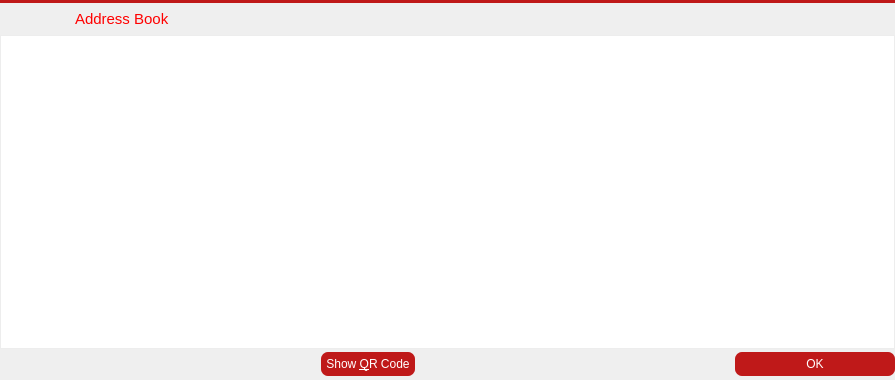
<?xml version="1.0" encoding="UTF-8"?>
<ui version="4.0">
 <class>AddressBookPage</class>
 <widget class="QWidget" name="AddressBookPage">
  <property name="geometry">
   <rect>
    <x>0</x>
    <y>0</y>
    <width>895</width>
    <height>380</height>
   </rect>
  </property>
  <property name="maximumSize">
   <size>
    <width>16777215</width>
    <height>390</height>
   </size>
  </property>
  <property name="windowTitle">
   <string>Address Book</string>
  </property>
  <layout class="QVBoxLayout" name="verticalLayout">
   <property name="spacing">
    <number>0</number>
   </property>
   <property name="margin">
    <number>0</number>
   </property>
   <item>
    <widget class="Line" name="line_6">
     <property name="styleSheet">
      <string notr="true">background-color: rgb(191,25,25);</string>
     </property>
     <property name="frameShadow">
      <enum>QFrame::Raised</enum>
     </property>
     <property name="lineWidth">
      <number>0</number>
     </property>
     <property name="orientation">
      <enum>Qt::Horizontal</enum>
     </property>
    </widget>
   </item>
   <item>
    <widget class="QWidget" name="wAddressBookHeader" native="true">
     <property name="minimumSize">
      <size>
       <width>0</width>
       <height>32</height>
      </size>
     </property>
     <property name="maximumSize">
      <size>
       <width>16777215</width>
       <height>32</height>
      </size>
     </property>
     <property name="is_header" stdset="0">
      <bool>true</bool>
     </property>
     <layout class="QHBoxLayout" name="horizontalLayout_13">
      <property name="margin">
       <number>0</number>
      </property>
      <item>
       <spacer name="horizontalSpacer_17">
        <property name="orientation">
         <enum>Qt::Horizontal</enum>
        </property>
        <property name="sizeType">
         <enum>QSizePolicy::Fixed</enum>
        </property>
        <property name="sizeHint" stdset="0">
         <size>
          <width>3</width>
          <height>20</height>
         </size>
        </property>
       </spacer>
      </item>
      <item>
       <widget class="QLabel" name="label_25">
        <property name="sizePolicy">
         <sizepolicy hsizetype="Preferred" vsizetype="Preferred">
          <horstretch>0</horstretch>
          <verstretch>0</verstretch>
         </sizepolicy>
        </property>
        <property name="minimumSize">
         <size>
          <width>30</width>
          <height>30</height>
         </size>
        </property>
        <property name="maximumSize">
         <size>
          <width>30</width>
          <height>30</height>
         </size>
        </property>
        <property name="text">
         <string/>
        </property>
        <property name="pixmap">
         <pixmap resource="../res.qrc">:/res/address_book.png</pixmap>
        </property>
       </widget>
      </item>
      <item>
       <widget class="QLabel" name="label_25_1">
        <property name="sizePolicy">
         <sizepolicy hsizetype="Preferred" vsizetype="Preferred">
          <horstretch>0</horstretch>
          <verstretch>0</verstretch>
         </sizepolicy>
        </property>
        <property name="minimumSize">
         <size>
          <width>30</width>
          <height>30</height>
         </size>
        </property>
        <property name="maximumSize">
         <size>
          <width>30</width>
          <height>30</height>
         </size>
        </property>
        <property name="text">
         <string/>
        </property>
        <property name="pixmap">
         <pixmap resource="../res.qrc">:/res/download.png</pixmap>
        </property>
       </widget>
      </item>
      <item>
       <widget class="QLabel" name="label_27">
        <property name="font">
         <font>
          <pointsize>11</pointsize>
          <stylestrategy>PreferAntialias</stylestrategy>
         </font>
        </property>
        <property name="styleSheet">
         <string notr="true">QLabel {
	color: #ff0000;
}</string>
        </property>
        <property name="text">
         <string>Address Book</string>
        </property>
       </widget>
      </item>
      <item>
       <widget class="QPushButton" name="bClose">
        <property name="minimumSize">
         <size>
          <width>30</width>
          <height>30</height>
         </size>
        </property>
        <property name="maximumSize">
         <size>
          <width>30</width>
          <height>30</height>
         </size>
        </property>
        <property name="styleSheet">
         <string notr="true">QPushButton {	
	image: url(:/res/close_normal.png);
	border: 0px solid gray;
}
QPushButton:pressed:flat {
	image: url(:/res/close_normal.png);
}

QPushButton:hover {
	image: url(:/res/close_hover.png);
}</string>
        </property>
        <property name="text">
         <string notr="true"/>
        </property>
        <property name="flat">
         <bool>true</bool>
        </property>
       </widget>
      </item>
     </layout>
    </widget>
   </item>
   <item>
    <widget class="QTableView" name="tableView">
     <property name="contextMenuPolicy">
      <enum>Qt::CustomContextMenu</enum>
     </property>
     <property name="toolTip">
      <string>Double-click to edit address or label</string>
     </property>
     <property name="styleSheet">
      <string notr="true"> QScrollBar:vertical {
     border: 0px solid grey;
     background: white;
     width: 9px;
     margin: 0px 0px 0 0px;
 }
 QScrollBar::handle:vertical {
     background: rgb(191,25,25);
     min-width: 20px;
 }

QHeaderView {
	background-color: #0033CC;
	font-size: 10;
	text-align:left;
}
QHeaderView::section {
    background-color: rgb(51,51,51);
    color: white;
    padding-left: 5px;
    border: 0px solid #6c6c6c;
	text-align:left;
}

/* style the sort indicator */
QHeaderView::down-arrow {
    image: url(down_arrow.png);
}

QHeaderView::up-arrow {
    image: url(up_arrow.png);
}

QTableView {
	border: 1px solid #ededed;
	selection-background-color: #FF6633;
	selection-color:white;
}</string>
     </property>
     <property name="frameShape">
      <enum>QFrame::NoFrame</enum>
     </property>
     <property name="horizontalScrollBarPolicy">
      <enum>Qt::ScrollBarAlwaysOff</enum>
     </property>
     <property name="editTriggers">
      <set>QAbstractItemView::AnyKeyPressed|QAbstractItemView::DoubleClicked|QAbstractItemView::EditKeyPressed</set>
     </property>
     <property name="tabKeyNavigation">
      <bool>false</bool>
     </property>
     <property name="alternatingRowColors">
      <bool>true</bool>
     </property>
     <property name="selectionMode">
      <enum>QAbstractItemView::SingleSelection</enum>
     </property>
     <property name="selectionBehavior">
      <enum>QAbstractItemView::SelectRows</enum>
     </property>
     <property name="showGrid">
      <bool>false</bool>
     </property>
     <attribute name="verticalHeaderVisible">
      <bool>false</bool>
     </attribute>
     <attribute name="verticalHeaderDefaultSectionSize">
      <number>20</number>
     </attribute>
     <attribute name="verticalHeaderMinimumSectionSize">
      <number>20</number>
     </attribute>
    </widget>
   </item>
   <item>
    <layout class="QHBoxLayout" name="horizontalLayout_14">
     <item>
      <spacer name="horizontalSpacer_18">
       <property name="orientation">
        <enum>Qt::Horizontal</enum>
       </property>
       <property name="sizeHint" stdset="0">
        <size>
         <width>40</width>
         <height>20</height>
        </size>
       </property>
      </spacer>
     </item>
     <item>
      <widget class="QPushButton" name="newAddressButton">
       <property name="minimumSize">
        <size>
         <width>31</width>
         <height>31</height>
        </size>
       </property>
       <property name="maximumSize">
        <size>
         <width>31</width>
         <height>31</height>
        </size>
       </property>
       <property name="styleSheet">
        <string notr="true">QPushButton {
	border: 0px solid gray;
	image: url(:/res/add_contact/normal.png);
}

QPushButton:pressed:flat {
	image: url(:/res/add_contact/pressed.png);
}

QPushButton:hover {
	image: url(:/res/add_contact/hover.png);
}

QPushButton:!enabled {
	image: url(:/res/add_contact/disabled.png);
}</string>
       </property>
       <property name="text">
        <string/>
       </property>
       <property name="flat">
        <bool>true</bool>
       </property>
      </widget>
     </item>
     <item>
      <widget class="QPushButton" name="copyToClipboard">
       <property name="minimumSize">
        <size>
         <width>31</width>
         <height>31</height>
        </size>
       </property>
       <property name="maximumSize">
        <size>
         <width>31</width>
         <height>31</height>
        </size>
       </property>
       <property name="styleSheet">
        <string notr="true">QPushButton {
	border: 0px solid gray;
	image: url(:/res/duplicate_contact/normal.png);
}

QPushButton:pressed:flat {
	image: url(:/res/duplicate_contact/click.png);
}

QPushButton:hover {
	image: url(:/res/duplicate_contact/hover.png);
}

QPushButton:!enabled {
	image: url(:/res/duplicate_contact/disabled.png);
}</string>
       </property>
       <property name="text">
        <string/>
       </property>
       <property name="flat">
        <bool>true</bool>
       </property>
      </widget>
     </item>
     <item>
      <widget class="QPushButton" name="editButton">
       <property name="minimumSize">
        <size>
         <width>31</width>
         <height>31</height>
        </size>
       </property>
       <property name="maximumSize">
        <size>
         <width>31</width>
         <height>31</height>
        </size>
       </property>
       <property name="styleSheet">
        <string notr="true">QPushButton {
	border: 0px solid gray;
	image: url(:/res/edit_contact/edit_contact_normal.png);
}

QPushButton:pressed:flat {
	image: url(:/res/edit_contact/edit_contact_pressed.png);
}

QPushButton:hover {
	image: url(:/res/edit_contact/edit_contact_hover.png);
}

QPushButton:!enabled {
	image: url(:/res/edit_contact/edit_contact_disabled.png);
}</string>
       </property>
       <property name="text">
        <string/>
       </property>
       <property name="flat">
        <bool>true</bool>
       </property>
      </widget>
     </item>
     <item>
      <widget class="QPushButton" name="showQRCode">
       <property name="styleSheet">
        <string notr="true">QPushButton {
 color: white;
 background-color: #BF1919;
 border-width: 0px;
 border-color: #339;
 border-style: solid;
 border-radius: 7;
 padding: 3px;
 font-size: 12px;
 padding-left: 5px;
 padding-right: 5px;
 min-width: 80px;
 max-width:150px;
 min-height: 18px;
 max-height: 18px;
}

QPushButton:!enabled {
	background-color: #769597;
}

QPushButton:hover {
	background-color: #990000;
}

QPushButton:pressed:flat {
	background-color: #00a99d;
}</string>
       </property>
       <property name="text">
        <string>Show &amp;QR Code</string>
       </property>
       <property name="icon">
        <iconset resource="../bitcoin.qrc">
         <normaloff>:/icons/qrcode</normaloff>:/icons/qrcode</iconset>
       </property>
      </widget>
     </item>
     <item>
      <widget class="QPushButton" name="signMessage">
       <property name="enabled">
        <bool>true</bool>
       </property>
       <property name="minimumSize">
        <size>
         <width>31</width>
         <height>31</height>
        </size>
       </property>
       <property name="maximumSize">
        <size>
         <width>31</width>
         <height>31</height>
        </size>
       </property>
       <property name="styleSheet">
        <string notr="true">QPushButton {
	border: 0px solid gray;
	image: url(:/res/sign/normal.png);
}

QPushButton:pressed:flat {
	image: url(:/res/sign/pressed.png);
}

QPushButton:hover {
	image: url(:/res/sign/hover.png);
}

QPushButton:!enabled {
	image: url(:/res/sign/disabled.png);
}</string>
       </property>
       <property name="text">
        <string/>
       </property>
       <property name="flat">
        <bool>true</bool>
       </property>
      </widget>
     </item>
     <item>
      <widget class="QPushButton" name="verifyMessage">
       <property name="enabled">
        <bool>true</bool>
       </property>
       <property name="minimumSize">
        <size>
         <width>31</width>
         <height>31</height>
        </size>
       </property>
       <property name="maximumSize">
        <size>
         <width>31</width>
         <height>31</height>
        </size>
       </property>
       <property name="styleSheet">
        <string notr="true">QPushButton {
	border: 0px solid gray;
	image: url(:/res/verify/verify_normal.png);
}

QPushButton:pressed:flat {
	image: url(:/res/verify/verify_pressed.png);
}

QPushButton:hover {
	image: url(:/res/verify/verify_hover.png);
}

QPushButton:!enabled {
	image: url(:/res/verify/verify_disabled.png);
}</string>
       </property>
       <property name="text">
        <string/>
       </property>
       <property name="flat">
        <bool>true</bool>
       </property>
      </widget>
     </item>
     <item>
      <widget class="QPushButton" name="deleteButton">
       <property name="minimumSize">
        <size>
         <width>31</width>
         <height>31</height>
        </size>
       </property>
       <property name="maximumSize">
        <size>
         <width>31</width>
         <height>31</height>
        </size>
       </property>
       <property name="styleSheet">
        <string notr="true">QPushButton {
	border: 0px solid gray;
	image: url(:/res/del_contact/delete_contact_normal.png);
}

QPushButton:pressed:flat {
	image: url(:/res/del_contact/delete_contact_pressed.png);
}

QPushButton:hover {
	image: url(:/res/del_contact/delete_contact_hover.png);
}

QPushButton:!enabled {
	image: url(:/res/del_contact/delete_contact_disabled.png);
}</string>
       </property>
       <property name="text">
        <string/>
       </property>
       <property name="flat">
        <bool>true</bool>
       </property>
      </widget>
     </item>
     <item>
      <spacer name="horizontalSpacer_19">
       <property name="orientation">
        <enum>Qt::Horizontal</enum>
       </property>
       <property name="sizeHint" stdset="0">
        <size>
         <width>40</width>
         <height>20</height>
        </size>
       </property>
      </spacer>
     </item>
     <item>
      <widget class="QDialogButtonBox" name="buttonBox">
       <property name="sizePolicy">
        <sizepolicy hsizetype="Maximum" vsizetype="Fixed">
         <horstretch>0</horstretch>
         <verstretch>0</verstretch>
        </sizepolicy>
       </property>
       <property name="styleSheet">
        <string notr="true">QPushButton {
 color: white;
 background-color: #BF1919;
 border-width: 0px;
 border-color: #339;
 border-style: solid;
 border-radius: 7;
 padding: 3px;
 font-size: 12px;
 padding-left: 5px;
 padding-right: 5px;
 min-width: 150px;
 max-width:150px;
 min-height: 18px;
 max-height: 18px;
}

QPushButton:!enabled {
	background-color: #769597;
}

QPushButton:hover {
	background-color: #990000;
}

QPushButton:pressed:flat {
	background-color: #00a99d;
}</string>
       </property>
       <property name="standardButtons">
        <set>QDialogButtonBox::Ok</set>
       </property>
      </widget>
     </item>
    </layout>
   </item>
  </layout>
 </widget>
 <resources>
  <include location="../bitcoin.qrc"/>
  <include location="../res.qrc"/>
 </resources>
 <connections>
  <connection>
   <sender>bClose</sender>
   <signal>clicked()</signal>
   <receiver>AddressBookPage</receiver>
   <slot>close()</slot>
   <hints>
    <hint type="sourcelabel">
     <x>870</x>
     <y>33</y>
    </hint>
    <hint type="destinationlabel">
     <x>447</x>
     <y>189</y>
    </hint>
   </hints>
  </connection>
 </connections>
</ui>
